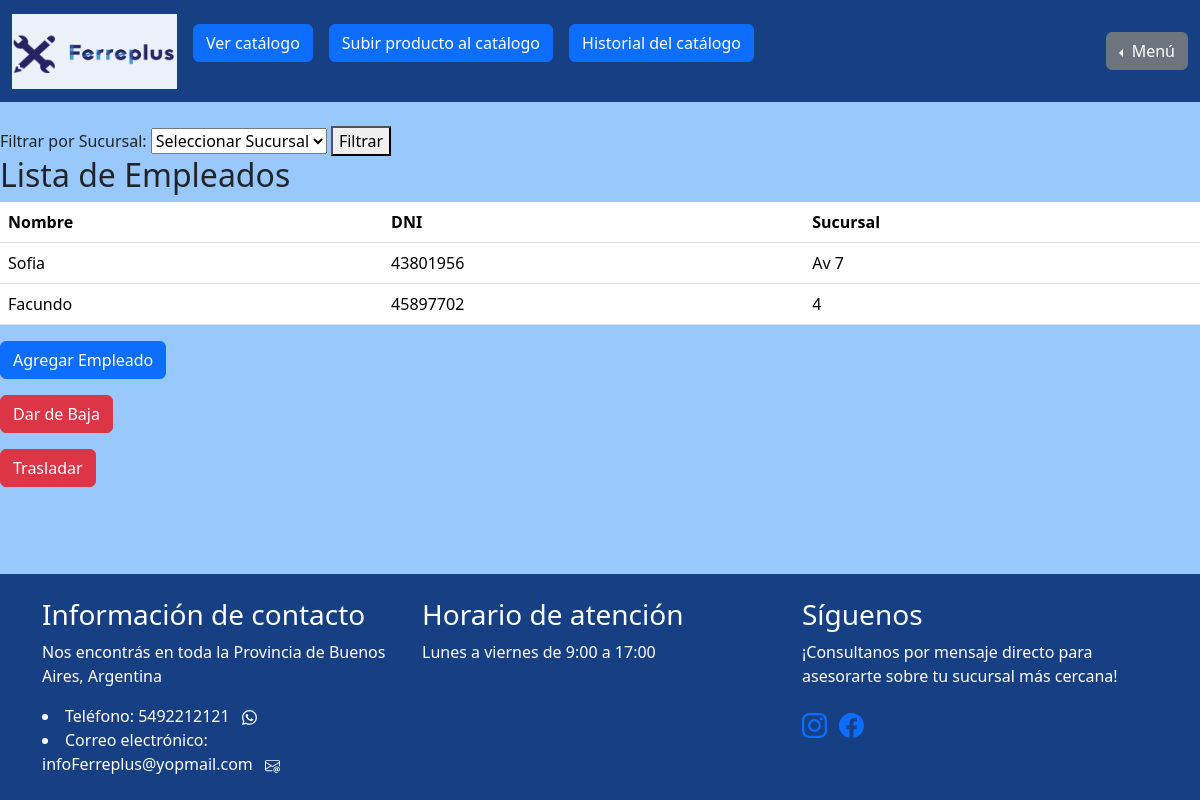
The page /gestion_de_sucursales/gestion_de_empleados/ (signed in) on the database as committed earlier.
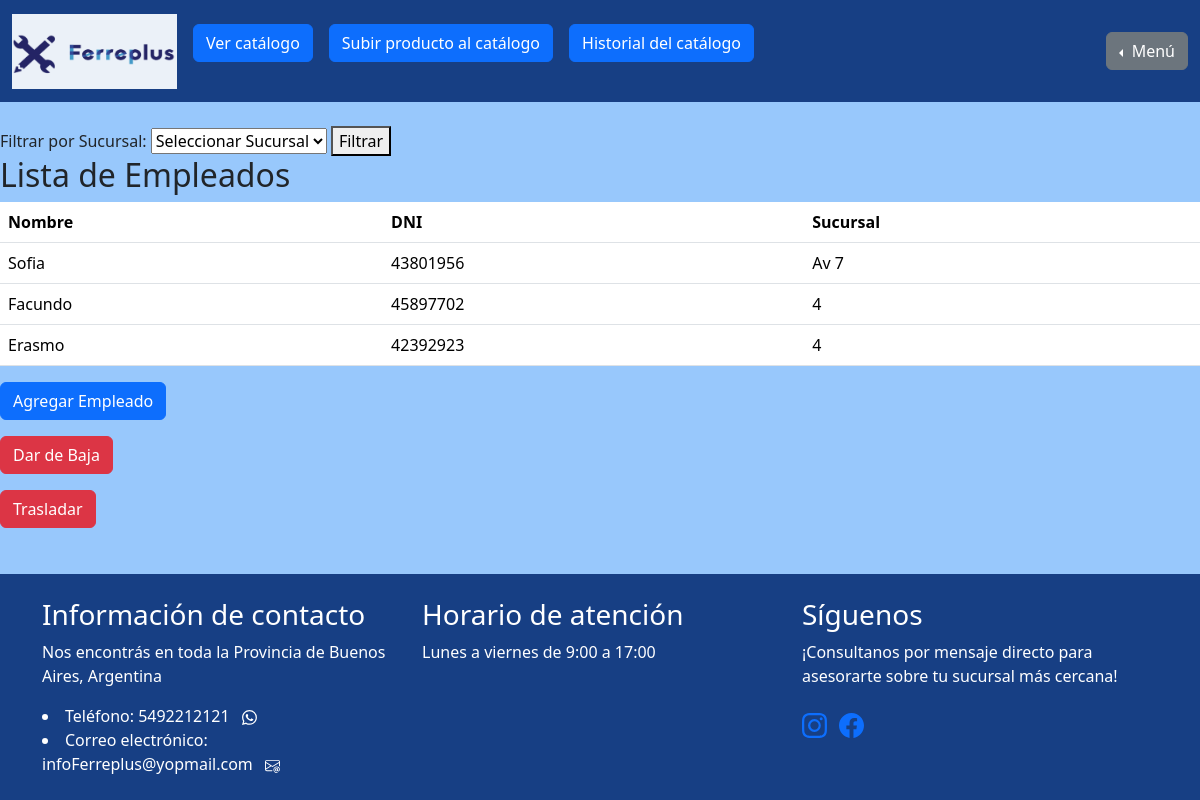
The same page on the database as committed later.
### gestion_de_sucursales/models.py (models this page shows, shortened)
class PerfilEmpleado(models.Model):
    usuario = models.OneToOneField(User, on_delete=models.CASCADE)
    nombre = models.CharField(max_length=200)
    dni = models.CharField(max_length=8)
    sucursal = models.ForeignKey(Sucursal, on_delete=models.SET_NULL, null=True)

class Sucursal(models.Model):
    nombre = models.CharField(max_length=200, primary_key=True)
    ciudad = models.CharField(max_length=200, null=False)

### iniciar_sesion/decoradores.py (the view)
    def wrapper_func(request, *args, **kwargs):
        if request.user.is_superuser:
            return view_func(request, *args, **kwargs)
        else:
            return redirect("homepage")

### gestion_de_sucursales/views.py (called while the page is built)
@super_user
def gestion_de_empleados_view(request):
    empleados = PerfilEmpleado.objects.all()
    nombre_sucursal_seleccionada = request.GET.get('sucursal')
    if nombre_sucursal_seleccionada:
        sucursal_seleccionada = get_object_or_404(Sucursal, nombre=nombre_sucursal_seleccionada)
        empleados = empleados.filter(sucursal=sucursal_seleccionada)
    sucursales = Sucursal.objects.all()
    if not empleados:
        messages.info(request, "No hay empleados registrados.")
    return render(request, "gestion_de_sucursales/gestion_de_empleados.html", {'empleados': empleados, 'nombre_sucursal_seleccionada': nombre_sucursal_seleccionada, 'sucursales': sucursales})

### iniciar_sesion/decoradores.py (called while the page is built)
def super_user(view_func):
    def wrapper_func(request, *args, **kwargs):
        if request.user.is_superuser:
            return view_func(request, *args, **kwargs)
        else:
            return redirect("homepage")
    return wrapper_func

### gestion_de_sucursales/templates/gestion_de_sucursales/gestion_de_empleados.html (shortened to what this page needs)
{% extends "homepage/base.html" %}
{% block content %}
<main>
    <form method="get" action="{% url 'gestion_de_empleados' %}">
        <label for="sucursal">Filtrar por Sucursal:</label>
        <select id="sucursal" name="sucursal">
            <option value="" selected disabled>Seleccionar Sucursal</option>
        </select>
        <button type="submit">Filtrar</button>
    </form>
    <h2>Lista de Empleados</h2>
    <table class="table">
        <thead>
            <tr>
                <th>Nombre</th>
                <th>DNI</th>
                <th>Sucursal</th>
            </tr>
        </thead>
        <tbody>
            {% for empleado in empleados %}
            <tr>
                <td>{{ empleado.nombre }}</td>
                <td>{{ empleado.dni }}</td>
                <td>{{ empleado.sucursal.nombre }}</td>
            </tr>
            {% endfor %}
        </tbody>
    </table>
    <div class="mt-3">
        <a href="{% url 'agregar_empleado' %}" class="btn btn-primary">Agregar Empleado</a>
    </div>
    <div class="mt-3">
        {% if not empleados %}
        <a href="#" class="btn btn-danger disabled" aria-disabled="true">Dar de Baja</a>
        {% else %}
        <a href="{% url 'dar_de_baja' %}" class="btn btn-danger">Dar de Baja</a>
        {% endif %}
    </div>
    <div class="mt-3">
        {% if not empleados %}
        <a href="#" class="btn btn-danger disabled" aria-disabled="true">Trasladar</a>
        {% else %}
        <a href="{% url 'trasladar_empleado' %}" class="btn btn-danger">Trasladar</a>
        {% endif %}
    </div>
</main>
{% endblock %}

Rows that differ between the two databases and show on the page:
added PerfilEmpleado: nombre "Erasmo", dni "42392923", sucursal.nombre "4"
